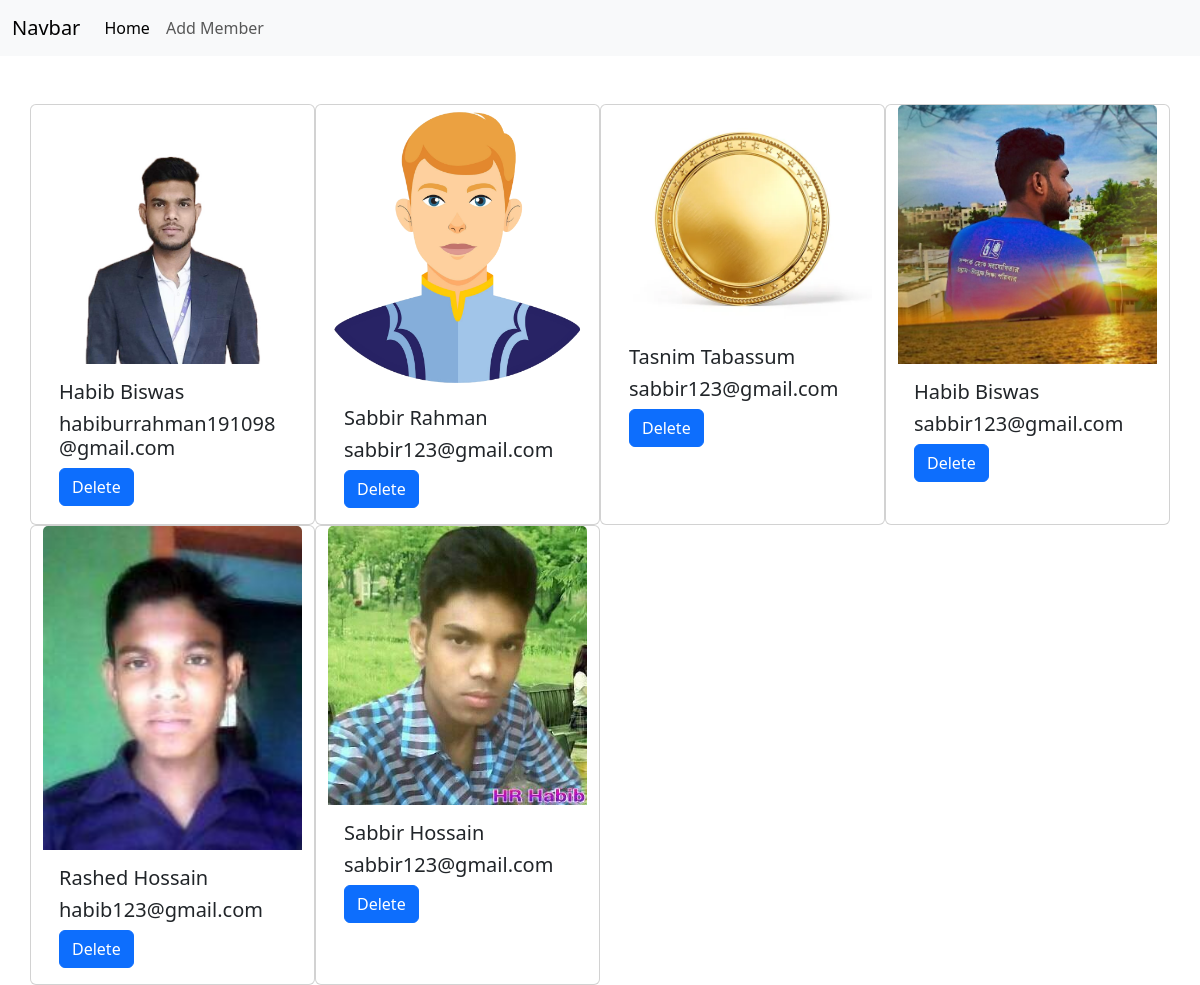
The page / on the database its author committed.
### demo_app/models.py (models this page shows, shortened)
class profile(models.Model):
    first_name = models.CharField(max_length=50)
    last_name = models.CharField(max_length=50)
    email=models.EmailField()
    image = models.ImageField(upload_to='images/', blank=True, null=True)

### demo_app/views.py (the view)
# urls.py: path('',views.home, name='home'),
def home(request):
    profile_data=profile.objects.all()
    return render(request,'home.html',{'data':profile_data})

### demo_app/templates/home.html (shortened to what this page needs)
{% load static %}
<!doctype html>
<html lang="en">
    <head>
        <link
            href="https://cdn.jsdelivr.net/npm/bootstrap@5.3.2/dist/css/bootstrap.min.css"
            rel="stylesheet"
        />
    </head>
    <body>
        <header>
            <nav class="navbar navbar-expand-lg navbar-light bg-light">
                <div class="container-fluid">
                  <a class="navbar-brand" href="#">Navbar</a>
                  <div class="collapse navbar-collapse" id="navbarNav">
                    <ul class="navbar-nav">
                      <li class="nav-item">
                        <a class="nav-link active" aria-current="page" href="{% url 'home' %}">Home</a>
                      </li>
                      <li class="nav-item">
                        <a class="nav-link" href="{% url 'add_people' %}">Add Member</a>
                      </li>
                    </ul>
                  </div>
                </div>
              </nav>
        </header>
        <main>
            {% block content %}
           <div class="container">
            <div class="row d-flex justify-content-justify-content-evenly mt-5">
                {% for d in data  %}
                <div class="card w-25" >
                {% if d.image %}
                    <img src="{{ d.image.url }}" class="card-img-top" alt="image">
                {% else %}
                    <img src="{% static 'media/image/habib.jpg' %}" class="card-img-top" alt="default image">
                {% endif %}
                 <div class="card-body">
                   <h5 class="card-title">{{d.first_name}}  {{d.last_name}} </h5>
                   <h5 class="card-title">{{d.email}}</h5>
                   <a href="{% url 'delete' pk=d.pk %}" class="btn btn-primary">Delete</a>
                 </div>
               </div>
                {% endfor %}
            </div>
           </div>
           {% endblock content %}
        </main>
    </body>
</html>

### rows shown on the page
profile: image (picture), first_name "Habib", last_name "Biswas", email "habiburrahman191098@gmail.com"
profile: image (picture), first_name "Sabbir", last_name "Rahman", email "sabbir123@gmail.com"
profile: image (picture), first_name "Tasnim", last_name "Tabassum", email "sabbir123@gmail.com"
profile: image (picture), first_name "Habib", last_name "Biswas", email "sabbir123@gmail.com"
profile: image (picture), first_name "Rashed", last_name "Hossain", email "habib123@gmail.com"
profile: image (picture), first_name "Sabbir", last_name "Hossain", email "sabbir123@gmail.com"
